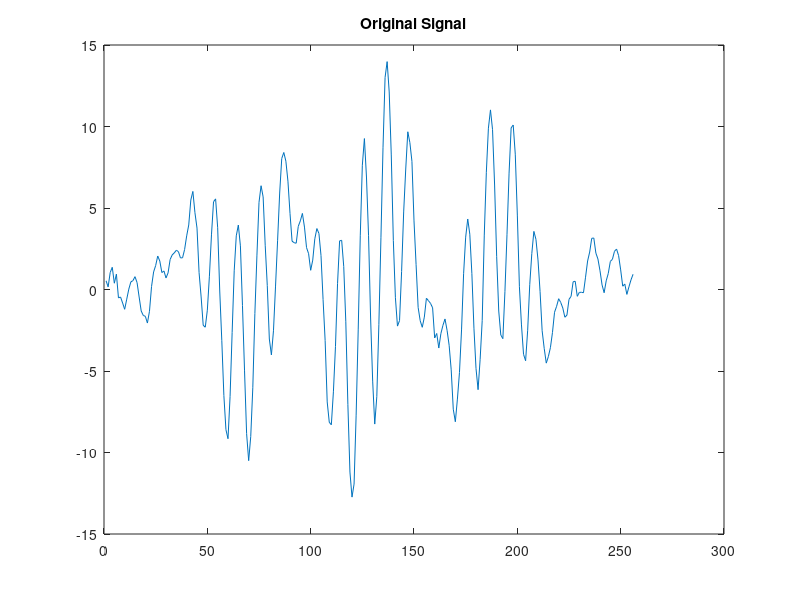
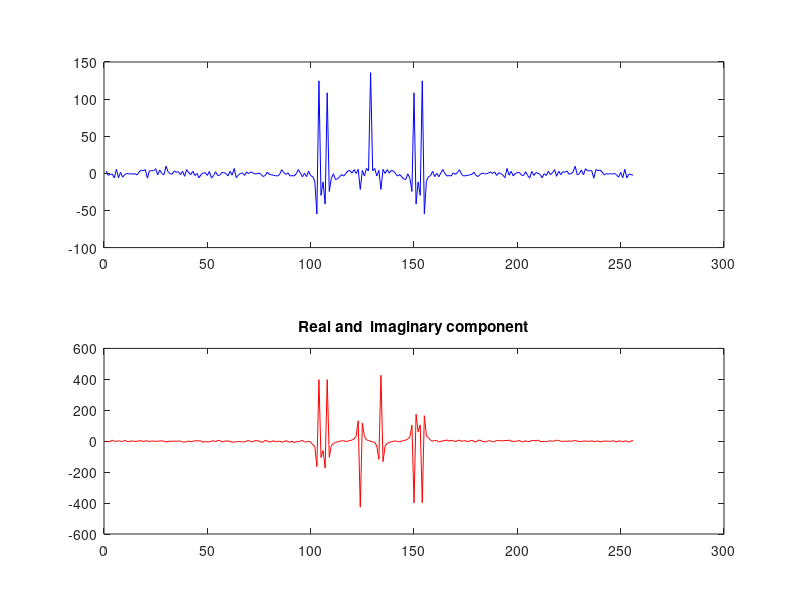
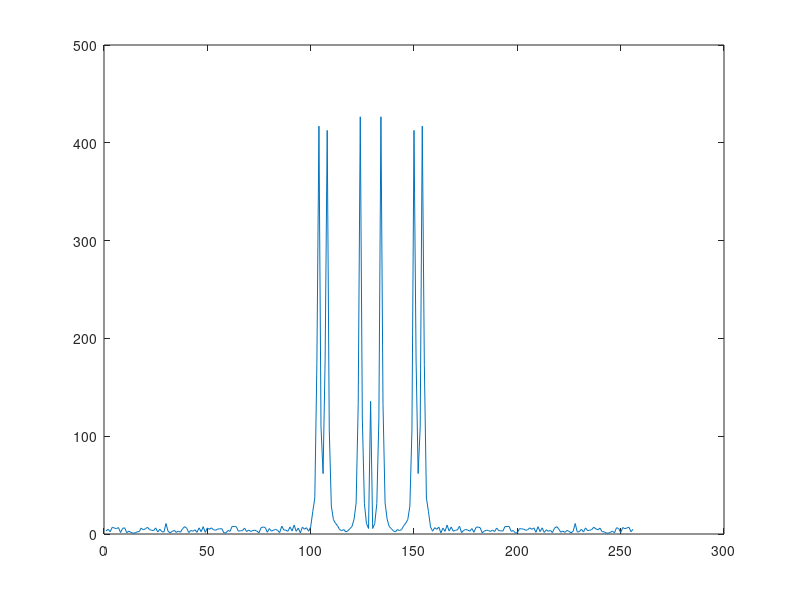
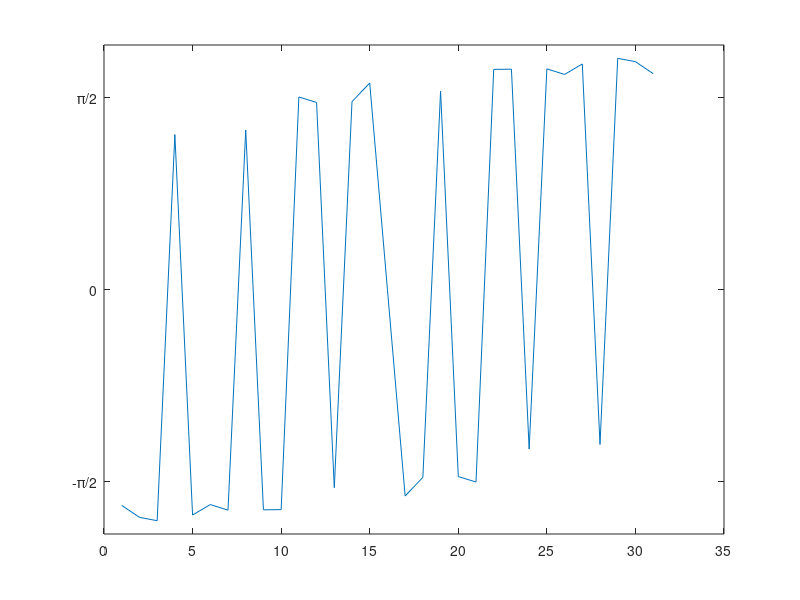

Source code (MATLAB) for these figures, in order:
%%% Inverse Problems 1 - 2022
%%% Week 6 - Exercise 1

%%% DON'T REMOVE THESE! OTHERWISE YOU RUN THE RISK OF USING VARIABLES WHICH
%%% ARE NOT DEFINED IN THE CODE.

load('W6_Ex1.mat')

%% %%% Task: Load data stored in 'W6_Ex1.mat', then
%%% (optional but recommended) utilize fftshift in b)-d)
%%% a) Plot the time-series data 'd' in figure 1 with appropriate titles etc.
%%% 
figure(1);
plot(d);
title('Original Signal');


%%% b) Compute the FFT of 'd' and plot the real component and imaginary component 
%%% in figure 2 (with appropriate titles etc.).
%%% 
D = fft(d);
D = fftshift(D);

real_D = real(D);
imag_D = imag(D);


figure(2);

subplot(2, 1, 1);
plot(real_D, 'b');
subplot(2, 1, 2);
plot(imag_D, 'r');

title('Real and  imaginary component');



%%% c) Plot the magnitude of the FFT in figure 3.
%%% 
figure(3);
magnitude_D = abs(D);
plot(magnitude_D);

%%% Plot the phase angle of the FFT coefficients. The function 'angle'
%%% might be useful. Also consider only plotting those frequencies which
%%% are "meaningful".

important_indices_20 = find(abs(D) > 20);
phase_20 = angle(D(important_indices_20));
num_points_20 = length(important_indices_20);

important_indices_10 = find(abs(D) > 10);
phase_10 = angle(D(important_indices_10));
num_points_10 = length(important_indices_10);

figure(4);
plot(phase_20);
% Scatterplot is a good choice here but feel free to try different things
% scatter(...)
% These might be helpful to adjust the y ticks.
ylim = [-pi,pi];
yticks(pi*linspace(-1,1,5))
yticklabels({'-\pi', '-\pi/2', 0, '\pi/2', '\pi'})
